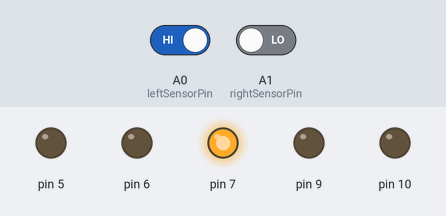
The sketch below on a simulated Arduino Uno, built with avr-gcc and run on an emulated ATmega328P. Parts: output pins drawn as LEDs (lit = HIGH). Dashed ring = blinking. The inputs (shaded band) are chosen by the test bench; at power-on: A1 (rightSensorPin) LOW, A0 (leftSensorPin) HIGH.

Above: at 1.2 s.
1.3 s: A1 (rightSensorPin) driven HIGH
At 1.4 s:
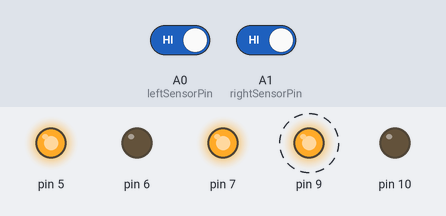
4.3 s: A0 (leftSensorPin) driven LOW
At 4.8 s:
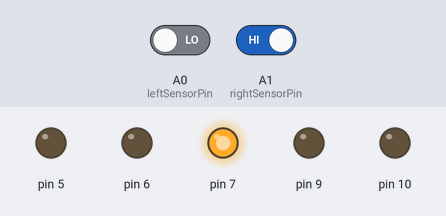
5.8 s: A0 (leftSensorPin) driven HIGH
At 6.2 s:
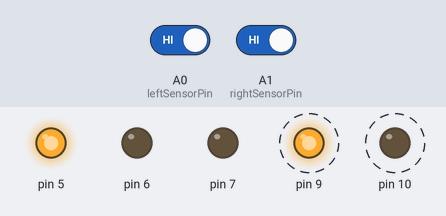
8.8 s: A1 (rightSensorPin) driven LOW
At 9.4 s:
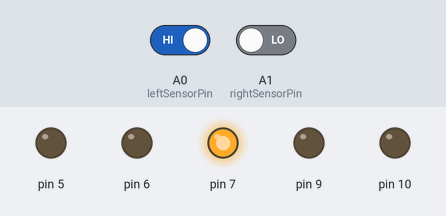
Timing chart, 0 to 11.3 s (numbered marks = the images above; inputs shaded):
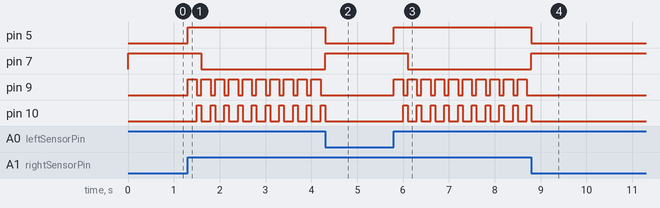

Measured:
- after the input at 1.3 s, pin 5: LOW → HIGH at once; pin 7: HIGH → LOW after 0.30 s; pin 9: alternates HIGH for 0.20 s and LOW for 0.10 s, starting at once; pin 10: alternates HIGH for 0.10 s and LOW for 0.20 s, starting after 0.20 s
- after the input at 4.3 s, pin 5: HIGH → LOW at once; pin 7: LOW → HIGH at once; pin 9: stops changing and stays LOW; pin 10: goes on until 4.3 s, then stays LOW
- after the input at 5.8 s, pin 5: LOW → HIGH at once; pin 7: HIGH → LOW after 0.30 s; pin 9: alternates HIGH for 0.20 s and LOW for 0.10 s, starting at once; pin 10: alternates HIGH for 0.10 s and LOW for 0.20 s, starting after 0.20 s
- after the input at 8.8 s, pin 5: HIGH → LOW at once; pin 7: LOW → HIGH at once; pin 9: stops changing and stays LOW; pin 10: goes on until 8.8 s, then stays LOW

The sketch:

FCB_Internship.ino
```cpp
int leftSensorPin = A0;
int rightSensorPin = A1;

void setup() {
  Serial.begin(9600);
  pinMode(leftSensorPin, INPUT);
  pinMode(rightSensorPin, INPUT);

  pinMode(7, OUTPUT);
  pinMode(5, OUTPUT);
  pinMode(6, OUTPUT);
  pinMode(9, OUTPUT);
  pinMode(10, OUTPUT);
}

void loop() {
  if (digitalRead(leftSensorPin) == LOW || digitalRead(rightSensorPin) == LOW) {
    digitalWrite(5, LOW);
    digitalWrite(6, LOW);
    digitalWrite(9, LOW);
    digitalWrite(10, LOW);
    digitalWrite(7, HIGH);
  }
  else {
    digitalWrite(5, HIGH);
    digitalWrite(6, LOW);
    digitalWrite(9, HIGH);
    digitalWrite(10, LOW);
    delay(200);

    digitalWrite(5, HIGH);
    digitalWrite(6, LOW);
    digitalWrite(9, LOW);
    digitalWrite(10, HIGH);
    delay(100);

    digitalWrite(7, LOW);
  }
}
```
